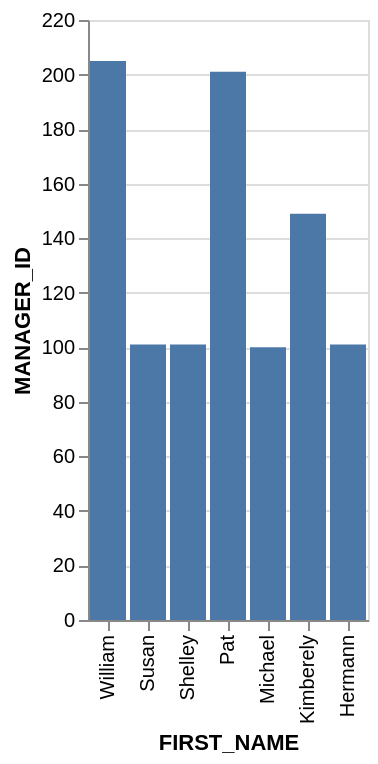

Here is the Vega-Lite specification saved for this chart:
### Vega-Lite specification from a JSON file in a GitHub repository (floating-point values rounded to 4 significant figures)
{"data": {"values": [{"x_data": "William", "y_data": 205}, {"x_data": "Susan", "y_data": 101}, {"x_data": "Shelley", "y_data": 101}, {"x_data": "Pat", "y_data": 201}, {"x_data": "Michael", "y_data": 100}, {"x_data": "Kimberely", "y_data": 149}, {"x_data": "Hermann", "y_data": 101}]}, "mark": "bar", "encoding": {"x": {"field": "x_data", "type": "nominal", "title": "FIRST_NAME", "sort": "descending"}, "y": {"field": "y_data", "type": "quantitative", "title": "MANAGER_ID"}}}
